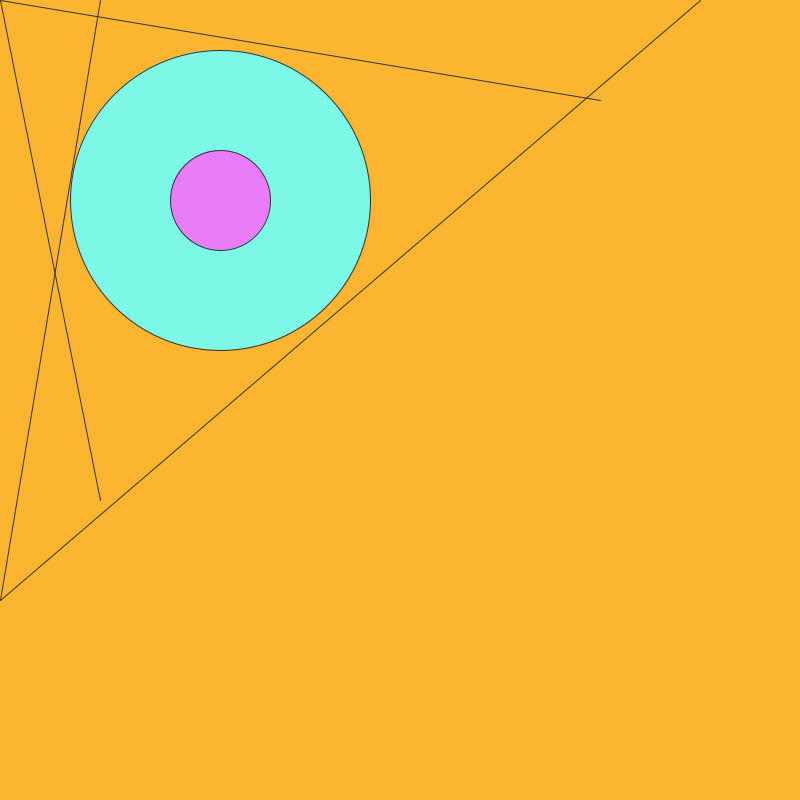
Frame 1 (no input)
Frame 60 (the mouse pressed at the canvas centre just before this capture): identical to frame 1, image omitted
Frame 120 (the mouse held since frame 60 and released just before this capture): identical to frame 1, image omitted

The Processing sketch that drew this single still picture (run headless with seeded random() and noise(); from frame 60 on, the mouse is pressed at the canvas centre):

// Processing sketch: Line_drawing_05
// ── Line_drawing_05.pde
void setup(){
  size(800, 800);
}

void draw(){
  background(#FCB530);
  stroke(50);
  fill(#DA7DF7);
  ellipseMode(CENTER);
  fill(#7DF7E6);
  circle(220, 200, 300);
  
  ellipseMode(CENTER);
  fill(#E97DF7);
  circle(220,200, 100);
  
 line(0,0,100,500);
 line(0,0,width -200, 100);
 line(0,600,700,0);
 line(0, 600, width -700, 0);
}
